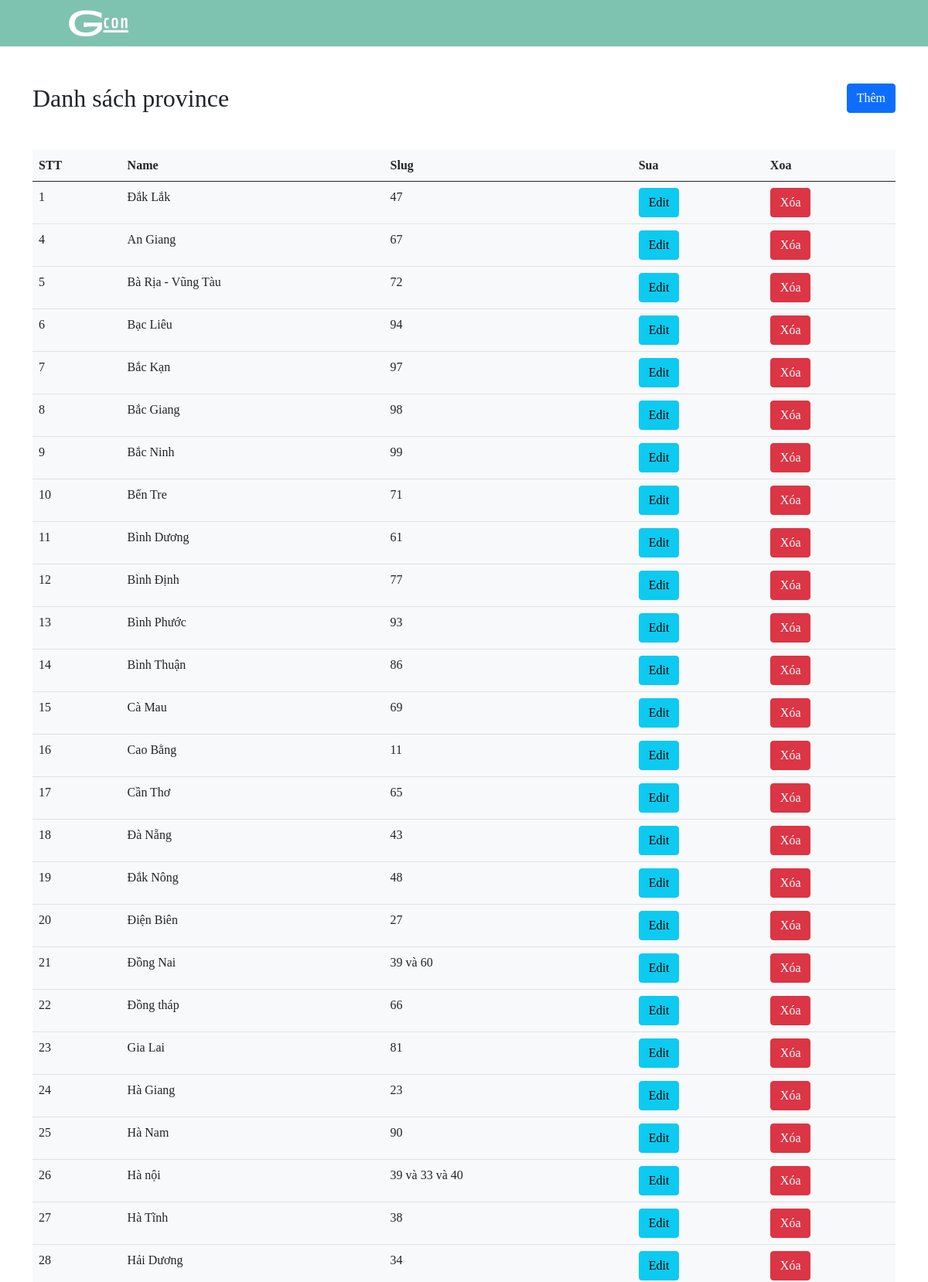
/province (upper part), run on the app's committed database.
### esmart/models.py (models this page shows, shortened)
class Province(models.Model):
    slug = models.CharField(max_length=100, unique=True)
    name = models.CharField(max_length=100)

### esmart/views.py (the view)
# urls.py: path("province", views.province_view, name="province"),
def province_view(request):
    province = Province.objects.all()
    context = {
        "province": province,
    }
    return render(request, "province/index.html", context)

### esmart/templates/province/index.html (shortened to what this page needs)
{% include "auth/base.html" %}
<link href="https://cdn.jsdelivr.net/npm/bootstrap@5.0.2/dist/css/bootstrap.min.css" rel="stylesheet">
<div class="container">
  <div class="d-flex justify-content-between align-items-center mt-5 mb-5">
    <h2 class="m-0">Danh sách province</h2>
    <a href="{% url "province-create" %}" class="float-right btn btn-primary">Thêm</a>
</div>
<table class="table table-hover  bg-light ">
  <thead >
    <tr>
      <th>STT</th>
      <th>Name</th>
      <th>Slug</th>
      <th>Sua</th>
      <th>Xoa</th>
    </tr>
  </thead>
  <tbody>
    {% for data in province %}
        <tr>
            <td>{{data.id}}</td>
            <td>{{data.name}}</td>
            <td>{{data.slug}}</td>
            <td>
                <a href="{% url "province-update" data.pk %}" class="btn btn-info">Edit</a>
            </td>
            <td>
                <form method="POST" action="{% url "province-delete" data.pk %}">
                    <button type="submit" class="btn btn-danger">Xóa</button>
                </form>
            </td>
        </tr>
    {% endfor %}
  </tbody>
</table>
</div>

### esmart/static/css/style1.css (style rules this page uses)
* { margin: 0; padding: 0; font-family: 'poppins', 'sans-serif'; box-sizing: border-box; }
:root { --ef: #efefef; --6f2: #1876f2; --62: #626262; --9a: #9a9a9a; --ff: #fff; }
body { background: var(--ef); transition: background 0.3s; }

### data on the page
Province: id "1", name "Đắk Lắk", slug "47"
Province: id "4", name "An Giang", slug "67"
Province: id "5", name "Bà Rịa - Vũng Tàu", slug "72"
Province: id "6", name "Bạc Liêu", slug "94"
Province: id "7", name "Bắc Kạn", slug "97"
Province: id "8", name "Bắc Giang", slug "98"
Province: id "9", name "Bắc Ninh", slug "99"
Province: id "10", name "Bến Tre", slug "71"
Province: id "11", name "Bình Dương", slug "61"
Province: id "12", name "Bình Định", slug "77"
Province: id "13", name "Bình Phước", slug "93"
Province: id "14", name "Bình Thuận", slug "86"
Province: id "15", name "Cà Mau", slug "69"
Province: id "16", name "Cao Bằng", slug "11"
Province: id "17", name "Cần Thơ", slug "65"
Province: id "18", name "Đà Nẵng", slug "43"
Province: id "19", name "Đắk Nông", slug "48"
Province: id "20", name "Điện Biên", slug "27"
Province: id "21", name "Đồng Nai", slug "39 và 60"
Province: id "22", name "Đồng tháp", slug "66"
Province: id "23", name "Gia Lai", slug "81"
Province: id "24", name "Hà Giang", slug "23"
Province: id "25", name "Hà Nam", slug "90"
Province: id "26", name "Hà nội", slug "39 và 33 và 40"
Province: id "27", name "Hà Tĩnh", slug "38"
Province: id "28", name "Hải Dương", slug "34"
